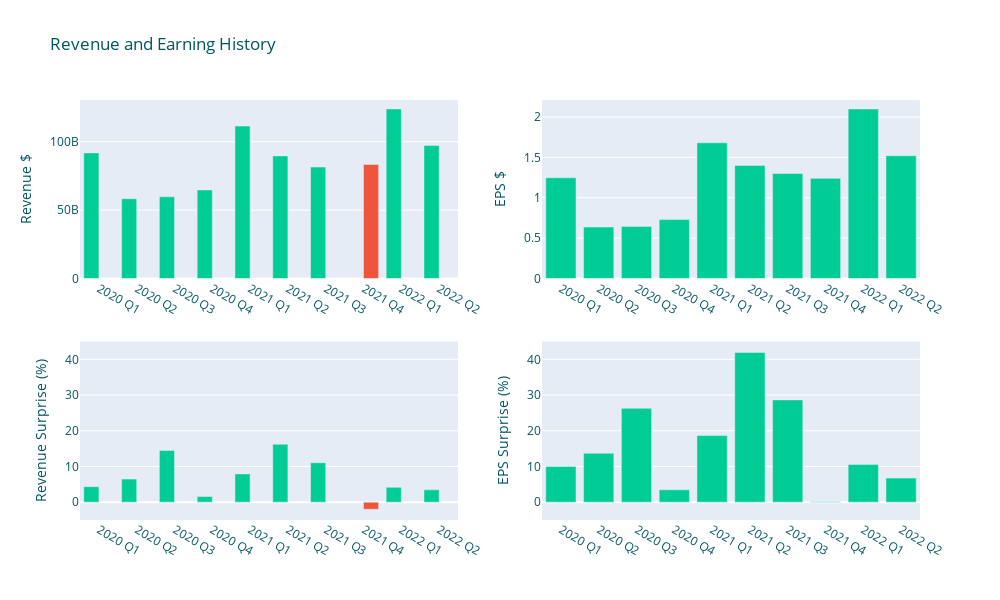

Notebook cell for this chart:
### Code cell
fig, fig_eps, fig_revenue, fig_eps_surprise, fig_revenue_surprise= earnings_list.visualize_earning(df_earnings)
fig

### Figure 1 — Plotly figure (JSON) as saved in the notebook; plotly's stock layout.template omitted (floating-point values rounded to 4 significant figures)
{"data": [{"alignmentgroup": "True", "hovertemplate": "Revenue Beat?=Yes<br>=%{x}<br>Revenue $=%{y}<extra></extra>", "legendgroup": "Yes", "marker": {"color": "#00cc96", "pattern": {"shape": ""}}, "name": "Yes", "offsetgroup": "Yes", "orientation": "v", "showlegend": true, "textposition": "auto", "type": "bar", "x": ["2021 Q1", "2022 Q1", "2021 Q3", "2020 Q1", "2021 Q2", "2022 Q2", "2020 Q4", "2020 Q2", "2020 Q3"], "xaxis": "x", "y": [111439000000, 123945000000, 81434000000, 91819000000, 89584000000, 97278000000, 64698000000, 58313000000, 59685000000], "yaxis": "y"}, {"alignmentgroup": "True", "hovertemplate": "Revenue Beat?=No<br>=%{x}<br>Revenue $=%{y}<extra></extra>", "legendgroup": "No", "marker": {"color": "#ef553b", "pattern": {"shape": ""}}, "name": "No", "offsetgroup": "No", "orientation": "v", "showlegend": true, "textposition": "auto", "type": "bar", "x": ["2021 Q4"], "xaxis": "x", "y": [83360000000], "yaxis": "y"}, {"alignmentgroup": "True", "hovertemplate": "EPS Beat?=Yes<br>=%{x}<br>EPS $=%{y}<extra></extra>", "legendgroup": "Yes", "marker": {"color": "#00cc96", "pattern": {"shape": ""}}, "name": "Yes", "offsetgroup": "Yes", "orientation": "v", "showlegend": true, "textposition": "auto", "type": "bar", "x": ["2020 Q1", "2020 Q2", "2020 Q3", "2020 Q4", "2021 Q1", "2021 Q2", "2021 Q3", "2021 Q4", "2022 Q1", "2022 Q2"], "xaxis": "x2", "y": [1.248, 0.6375, 0.645, 0.73, 1.68, 1.4, 1.3, 1.24, 2.1, 1.52], "yaxis": "y2"}, {"alignmentgroup": "True", "hovertemplate": "EPS Beat?=Yes<br>=%{x}<br>EPS Surprise (%)=%{y}<extra></extra>", "legendgroup": "Yes", "marker": {"color": "#00cc96", "pattern": {"shape": ""}}, "name": "Yes", "offsetgroup": "Yes", "orientation": "v", "showlegend": true, "textposition": "auto", "type": "bar", "x": ["2020 Q1", "2020 Q2", "2020 Q3", "2020 Q4", "2021 Q1", "2021 Q2", "2021 Q3", "2021 Q4", "2022 Q1", "2022 Q2"], "xaxis": "x4", "y": [9.985, 13.69, 26.27, 3.468, 18.64, 41.93, 28.63, 0.09865, 10.58, 6.738], "yaxis": "y4"}, {"alignmentgroup": "True", "hovertemplate": "Revenue Beat?=Yes<br>=%{x}<br>Revenue Surprise (%)=%{y}<extra></extra>", "legendgroup": "Yes", "marker": {"color": "#00cc96", "pattern": {"shape": ""}}, "name": "Yes", "offsetgroup": "Yes", "orientation": "v", "showlegend": true, "textposition": "auto", "type": "bar", "x": ["2020 Q1", "2020 Q2", "2020 Q3", "2020 Q4", "2021 Q1", "2021 Q2", "2021 Q3", "2022 Q1", "2022 Q2"], "xaxis": "x3", "y": [4.332, 6.45, 14.49, 1.574, 7.914, 16.21, 11.04, 4.153, 3.45], "yaxis": "y3"}, {"alignmentgroup": "True", "hovertemplate": "Revenue Beat?=No<br>=%{x}<br>Revenue Surprise (%)=%{y}<extra></extra>", "legendgroup": "No", "marker": {"color": "#ef553b", "pattern": {"shape": ""}}, "name": "No", "offsetgroup": "No", "orientation": "v", "showlegend": true, "textposition": "auto", "type": "bar", "x": ["2021 Q4"], "xaxis": "x3", "y": [-1.993], "yaxis": "y3"}], "layout": {"font": {"color": "#015560"}, "height": 600, "showlegend": false, "title": {"text": "Revenue and Earning History"}, "width": 1000, "xaxis": {"anchor": "y", "categoryarray": ["2020 Q1", "2020 Q2", "2020 Q3", "2020 Q4", "2021 Q1", "2021 Q2", "2021 Q3", "2021 Q4", "2022 Q1", "2022 Q2"], "categoryorder": "array", "domain": [0, 0.45], "showticklabels": true, "tickmode": "linear"}, "xaxis2": {"anchor": "y2", "categoryarray": ["2020 Q1", "2020 Q2", "2020 Q3", "2020 Q4", "2021 Q1", "2021 Q2", "2021 Q3", "2021 Q4", "2022 Q1", "2022 Q2"], "categoryorder": "array", "domain": [0.55, 1], "showticklabels": true}, "xaxis3": {"anchor": "y3", "categoryarray": ["2020 Q1", "2020 Q2", "2020 Q3", "2020 Q4", "2021 Q1", "2021 Q2", "2021 Q3", "2021 Q4", "2022 Q1", "2022 Q2"], "categoryorder": "array", "domain": [0, 0.45]}, "xaxis4": {"anchor": "y4", "categoryarray": ["2020 Q1", "2020 Q2", "2020 Q3", "2020 Q4", "2021 Q1", "2021 Q2", "2021 Q3", "2021 Q4", "2022 Q1", "2022 Q2"], "categoryorder": "array", "domain": [0.55, 1]}, "yaxis": {"anchor": "x", "domain": [0.575, 1], "title": {"text": "Revenue $"}}, "yaxis2": {"anchor": "x2", "domain": [0.575, 1], "title": {"text": "EPS $"}}, "yaxis3": {"anchor": "x3", "domain": [0, 0.425], "range": [-5, 45], "title": {"text": "Revenue Surprise (%)"}}, "yaxis4": {"anchor": "x4", "domain": [0, 0.425], "range": [-5, 45], "title": {"text": "EPS Surprise (%)"}}}}
